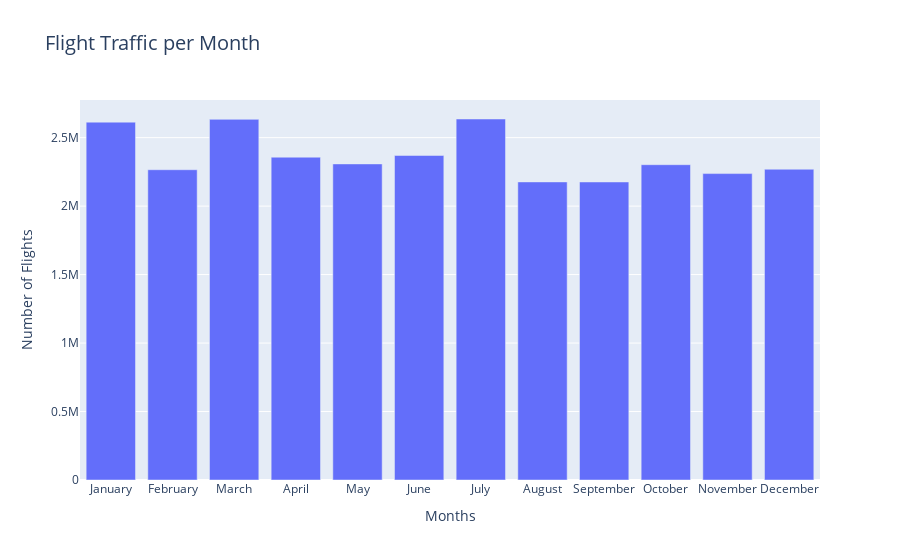

The notebook cell saved with this chart:
### Code cell
fig = px.bar(df_month, x="Month_Name", y='Flights', title='Flight Traffic per Month')

fig.update_layout(
    template='plotly',
    title_font_size=20,
    xaxis_title='Months',
    yaxis_title='Number of Flights',
    legend_title='Airlines'
)

fig.show()
fig.write_html("Monthly_Traffic.html")
# Display it inline in notebook
IFrame(src="Monthly_Traffic.html", width=700, height=600)

### Figure 1 — Plotly figure (JSON) as saved in the notebook; plotly's stock layout.template omitted (floating-point values rounded to 4 significant figures)
{"data": [{"alignmentgroup": "True", "hovertemplate": "Month_Name=%{x}<br>Flights=%{y}<extra></extra>", "legendgroup": "", "marker": {"color": "#636efa", "pattern": {"shape": ""}}, "name": "", "offsetgroup": "", "orientation": "v", "showlegend": false, "textposition": "auto", "type": "bar", "x": ["January", "February", "March", "April", "May", "June", "July", "August", "September", "October", "November", "December"], "xaxis": "x", "y": [2613247, 2265778, 2633624, 2357394, 2308172, 2369762, 2636175, 2176676, 2176366, 2302554, 2237636, 2269140], "yaxis": "y"}], "layout": {"barmode": "relative", "legend": {"title": {"text": "Airlines"}, "tracegroupgap": 0}, "title": {"font": {"size": 20}, "text": "Flight Traffic per Month"}, "xaxis": {"anchor": "y", "domain": [0, 1], "title": {"text": "Months"}}, "yaxis": {"anchor": "x", "domain": [0, 1], "title": {"text": "Number of Flights"}}}}
